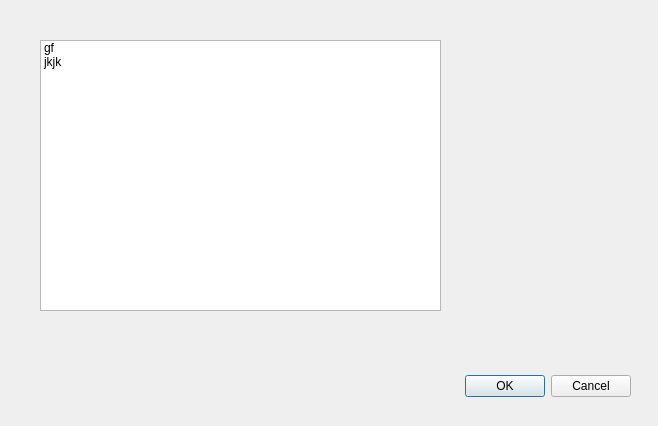
<?xml version="1.0" encoding="UTF-8"?>
<ui version="4.0">
 <class>SendDialog</class>
 <widget class="QDialog" name="SendDialog">
  <property name="geometry">
   <rect>
    <x>0</x>
    <y>0</y>
    <width>658</width>
    <height>426</height>
   </rect>
  </property>
  <property name="windowTitle">
   <string>Dialog</string>
  </property>
  <widget class="QDialogButtonBox" name="buttonBox">
   <property name="geometry">
    <rect>
     <x>290</x>
     <y>370</y>
     <width>341</width>
     <height>32</height>
    </rect>
   </property>
   <property name="orientation">
    <enum>Qt::Horizontal</enum>
   </property>
   <property name="standardButtons">
    <set>QDialogButtonBox::Cancel|QDialogButtonBox::Ok</set>
   </property>
  </widget>
  <widget class="QListWidget" name="listWidget">
   <property name="geometry">
    <rect>
     <x>40</x>
     <y>40</y>
     <width>401</width>
     <height>271</height>
    </rect>
   </property>
   <item>
    <property name="text">
     <string>gf</string>
    </property>
   </item>
   <item>
    <property name="text">
     <string>jkjk</string>
    </property>
    <property name="flags">
     <set>NoItemFlags</set>
    </property>
   </item>
  </widget>
 </widget>
 <resources/>
 <connections>
  <connection>
   <sender>buttonBox</sender>
   <signal>accepted()</signal>
   <receiver>SendDialog</receiver>
   <slot>accept()</slot>
   <hints>
    <hint type="sourcelabel">
     <x>248</x>
     <y>254</y>
    </hint>
    <hint type="destinationlabel">
     <x>157</x>
     <y>274</y>
    </hint>
   </hints>
  </connection>
  <connection>
   <sender>buttonBox</sender>
   <signal>rejected()</signal>
   <receiver>SendDialog</receiver>
   <slot>reject()</slot>
   <hints>
    <hint type="sourcelabel">
     <x>316</x>
     <y>260</y>
    </hint>
    <hint type="destinationlabel">
     <x>286</x>
     <y>274</y>
    </hint>
   </hints>
  </connection>
 </connections>
</ui>
